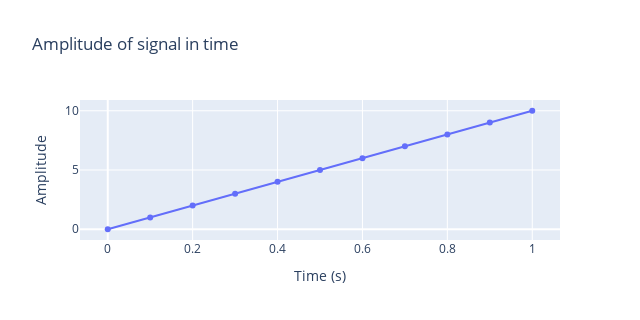

The notebook cell saved with this chart:
### Code cell
plotArray(df['time'], df['data'], text='(t,s)', title='Amplitude of signal in time', xlabel='Time (s)', ylabel='Amplitude')

### Figure 1 — Plotly figure (JSON) as saved in the notebook; plotly's stock layout.template omitted (floating-point values rounded to 4 significant figures)
{"data": [{"name": "analog", "text": "(t,s)", "type": "scatter", "x": [0, 0.1, 0.2, 0.3, 0.4, 0.5, 0.6, 0.7, 0.8, 0.9, 1], "xaxis": "x", "y": [0, 1, 2, 3, 4, 5, 6, 7, 8, 9, 10], "yaxis": "y"}], "layout": {"height": 320, "title": {"text": "Amplitude of signal in time"}, "width": 640, "xaxis": {"anchor": "y", "domain": [0, 1], "showgrid": true, "title": {"text": "Time (s)"}}, "yaxis": {"anchor": "x", "domain": [0, 1], "showgrid": true, "title": {"text": "Amplitude"}}}}
